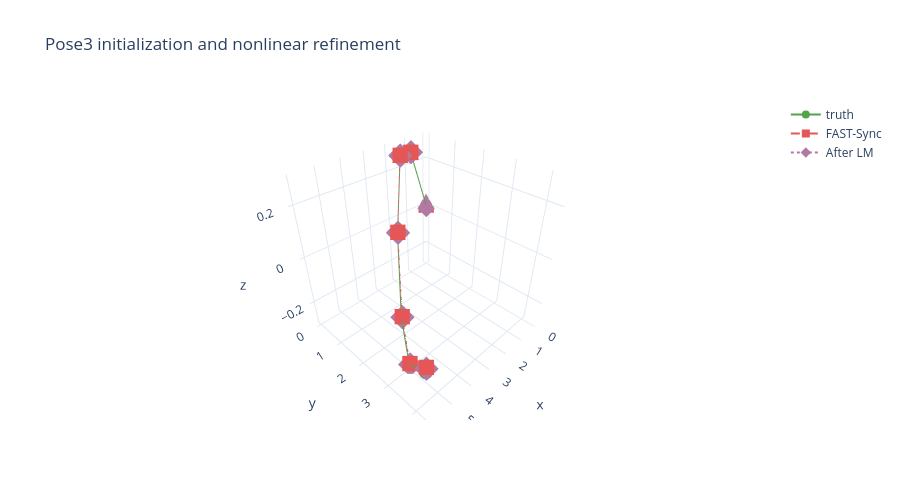

The code cell stored with this chart in its notebook:
### Markdown cell above
## Step 5: refine the initialization on the manifold

FAST-Sync minimizes a chordal ambient-space objective, so its noisy result generally does not minimize the original nonlinear factor-graph error. The standard GTSAM pattern is to pass the returned `Values` directly to a nonlinear optimizer. This preserves the original factors and their manifold error functions while giving the optimizer a globally informed starting point.

For this small graph, Levenberg–Marquardt lowers the factor-graph error from the FAST-Sync initialization. On a production graph, configure optimizer parameters as usual and keep any sensor-specific priors or factors that FAST-Sync ignored.

### Code cell
initial_error = pose3_graph.error(pose3_result)
refined_result = gtsam.LevenbergMarquardtOptimizer(
    pose3_graph, pose3_result
).optimize()
refined_error = pose3_graph.error(refined_result)
refined_xyz = np.vstack([refined_result.atPose3(i).translation() for i in range(7)])
pose3_fig.add_trace(go.Scatter3d(
    x=refined_xyz[:, 0], y=refined_xyz[:, 1], z=refined_xyz[:, 2],
    mode='lines+markers', name='After LM',
    line=dict(color='#b279a2', dash='dot'), marker=dict(symbol='diamond'),
))
pose3_fig.update_layout(title='Pose3 initialization and nonlinear refinement')
pose3_fig.show()
print(f'graph error: {initial_error:.6g} -> {refined_error:.6g}')

### Figure 1 — Plotly figure (JSON) as saved in the notebook; plotly's stock layout.template omitted (floating-point values rounded to 4 significant figures)
{"data": [{"line": {"color": "#54a24b"}, "marker": {"symbol": "circle"}, "mode": "lines+markers", "name": "truth", "type": "scatter3d", "x": [0.0, 1.0, 2.0, 3.0, 4.0, 5.0, 6.0], "y": [0.0, 0.12, 0.48, 1.08, 1.92, 3.0, 4.32], "z": [0.0, 0.2524, 0.2728, 0.04234, -0.227, -0.2877, -0.08382]}, {"line": {"color": "#e45756", "dash": "dash"}, "marker": {"symbol": "square"}, "mode": "lines+markers", "name": "FAST-Sync", "type": "scatter3d", "x": [0.0, 1.01, 2.012, 3.006, 3.99, 4.991, 5.995], "y": [0.0, 0.118, 0.4901, 1.096, 1.946, 3.014, 4.324], "z": [0.0, 0.2577, 0.2836, 0.04918, -0.2194, -0.2758, -0.06309]}, {"line": {"color": "#b279a2", "dash": "dot"}, "marker": {"symbol": "diamond"}, "mode": "lines+markers", "name": "After LM", "type": "scatter3d", "x": [-4.171e-12, 1.008, 2.013, 3.008, 3.991, 4.993, 5.994], "y": [-9.947e-14, 0.1165, 0.4908, 1.097, 1.947, 3.015, 4.323], "z": [-9.698e-13, 0.2575, 0.2821, 0.04669, -0.2228, -0.2808, -0.06887]}], "layout": {"height": 500, "scene": {"xaxis": {"title": {"text": "x"}}, "yaxis": {"title": {"text": "y"}}, "zaxis": {"title": {"text": "z"}}}, "title": {"text": "Pose3 initialization and nonlinear refinement"}}}
